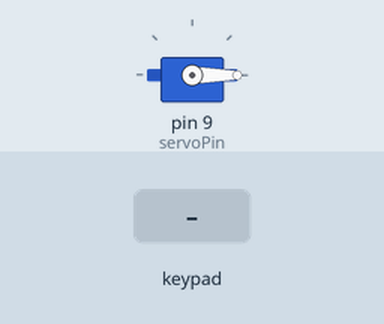
Recording of a sketch running on a simulated Arduino Uno, built with avr-gcc and run on an emulated ATmega328P. Shown: servo. The test bench sets the inputs (shaded band). What the sketch prints to the serial monitor is not drawn.

Above: at 1.2 s.
1.3 s: keypad keys 1 2 3 4 # pressed 0.4 s apart
At 3.5 s:
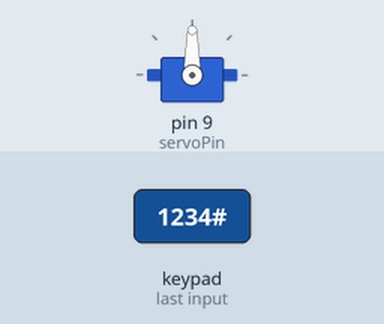
4.8 s: key 'A' pressed
6.3 s: key 'B' pressed
7.8 s: keypad keys 1 2 3 4 * pressed 0.4 s apart
11.3 s: key 'C' pressed
12.8 s: keypad keys 1 2 3 4 D pressed 0.4 s apart
Timing chart, 0 to 15.8 s (numbered marks = the images above; inputs shaded):
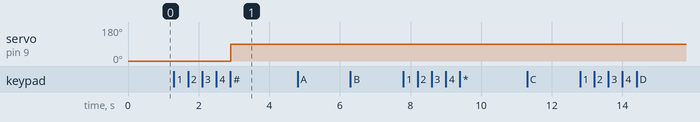

Measured:
- after the input at 1.3 s, servo on pin 9 (servoPin): 0° → 90° after 1.6 s
- after the input at 4.8 s, every drawn part: stays the same
- after the input at 6.3 s, every drawn part: stays the same
- after the input at 7.8 s, every drawn part: stays the same
- after the input at 11.3 s, every drawn part: stays the same
- after the input at 12.8 s, every drawn part: stays the same

The sketch:

Door_lock_system.ino
```cpp
#include <Servo.h>
#include <Keypad.h>

// Define the password
const String password = "1234"; // Change this to your desired password

// Initialize the servo motor
Servo myServo;

// Define the pins for the servo motor
const int servoPin = 9;

// Initialize the keypad
const byte ROWS = 4; // Four rows
const byte COLS = 4; // Four columns

// Define the keymap
char keys[ROWS][COLS] = {
  {'1', '2', '3', 'A'},
  {'4', '5', '6', 'B'},
  {'7', '8', '9', 'C'},
  {'*', '0', '#', 'D'}
};

// Connect keypad ROW0, ROW1, ROW2, ROW3 to these Arduino pins
byte rowPins[ROWS] = {7, 6, 5, 4};

// Connect keypad COL0, COL1, COL2, COL3 to these Arduino pins
byte colPins[COLS] = {3, 2, A1, A0};

// Create the keypad
Keypad keypad = Keypad(makeKeymap(keys), rowPins, colPins, ROWS, COLS);

// Variable to store the entered password
String enteredPassword = "";

void setup() {
  // Initialize serial communication
  Serial.begin(9600);

  // Attach the servo motor to the defined pin
  myServo.attach(servoPin);

  // Set the servo to the locked position
  myServo.write(0);

  // Print a message to the serial monitor
  Serial.println("Enter password:");
}

void loop() {
  // Get the key pressed
  char key = keypad.getKey();

  // If a key is pressed
  if (key) {
    // Print the pressed key to the serial monitor
    Serial.print(key);

    // Add the pressed key to the entered password
    enteredPassword += key;

    // If the key is '#', check the entered password
    if (key == '#') {
      // Remove the '#' from the entered password
      enteredPassword.remove(enteredPassword.length() - 1);

      // Check if the entered password matches the defined password
      if (enteredPassword == password) {
        // Unlock the door (move the servo to the unlocked position)
        myServo.write(90);

        // Print a message to the serial monitor
        Serial.println(" - Access Granted");
      } else {
        // Print a message to the serial monitor
        Serial.println(" - Access Denied");
      }

      // Clear the entered password
      enteredPassword = "";
    }

    // If the key is '*', clear the entered password
    if (key == '*') {
      // Clear the entered password
      enteredPassword = "";

      // Print a message to the serial monitor
      Serial.println("\nPassword cleared");
    }
  }
}
```
